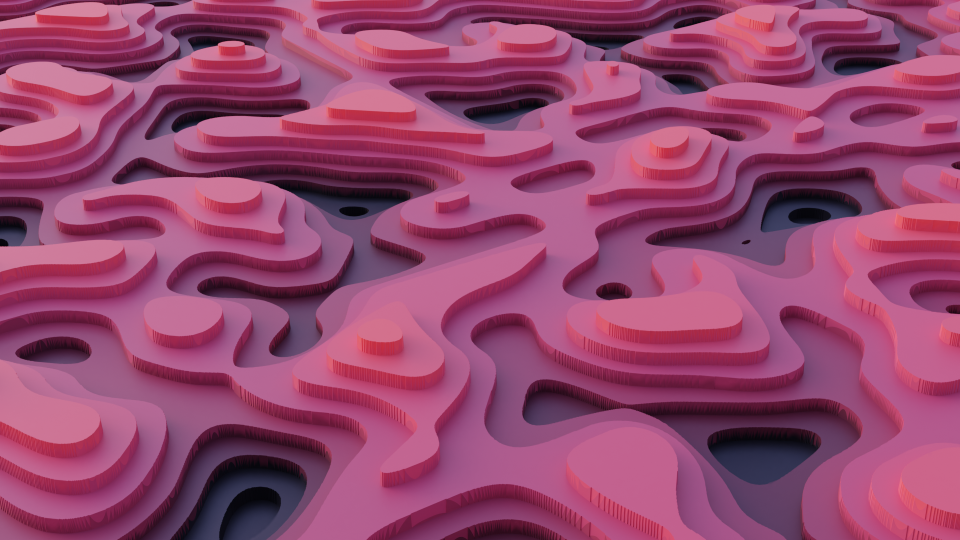
#> input picture computervision/contactcard.png, 1920 x 1080 px (shown at 1/2 size)
$ python hello_computer_vision.py
#> lines starting #> are read from the running program, lines starting #| are printed output that depends on the picture
import cv2 as cv # we are using opencv 4
import numpy as np

frame = cv.imread('contactcard.png')
#> frame is the input picture: shape (1080, 1920, 3); mean B, G, R 110.1, 70.5, 149.5
print(frame.shape)
#| (1080, 1920, 3)
print(frame.ndim)
#| 3
print(frame.size)
#| 6220800
smframe = cv.resize(frame,(1920//4,1080//4))
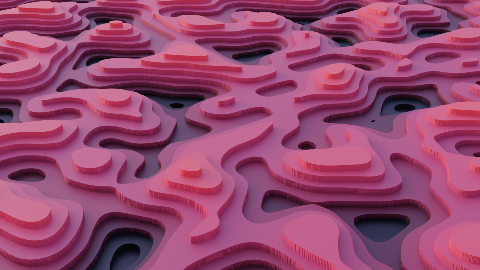
#> smframe: shape (270, 480, 3); mean B, G, R 110.1, 70.6, 149.6
grayimg = cv.cvtColor(smframe,cv.COLOR_BGR2GRAY)
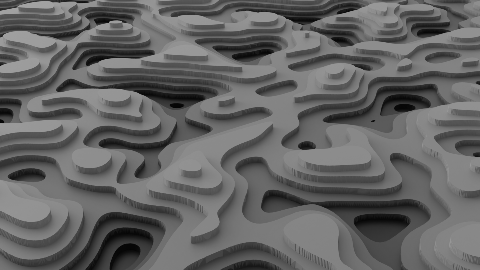
#> grayimg: shape (270, 480); min 4, max 164, mean 98.7
hsvimg = cv.cvtColor(smframe,cv.COLOR_BGR2HSV)
#> hsvimg: shape (270, 480, 3); mean H, S, V 162.5, 138, 150.4
rgbimg = cv.cvtColor(smframe,cv.COLOR_BGR2RGB)
mathimg = smframe * 10
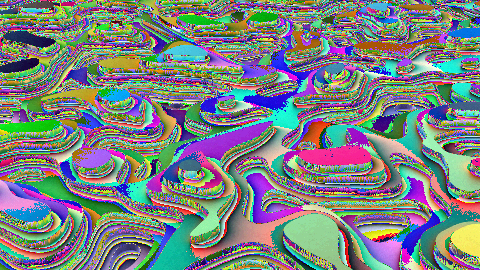
#> mathimg: shape (270, 480, 3); mean B, G, R 129.4, 129.7, 121.8

# cv.imshow('image window',smframe)
cv.imshow('gray window',grayimg)
imgstack = np.hstack((smframe,hsvimg,rgbimg,mathimg))
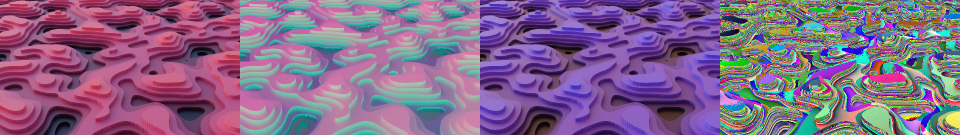
#> imgstack: shape (270, 1920, 3) (shown at 1/2 size); mean B, G, R 137.9, 102.2, 133
cv.imshow("all img",imgstack)

cv.waitKey(0)
